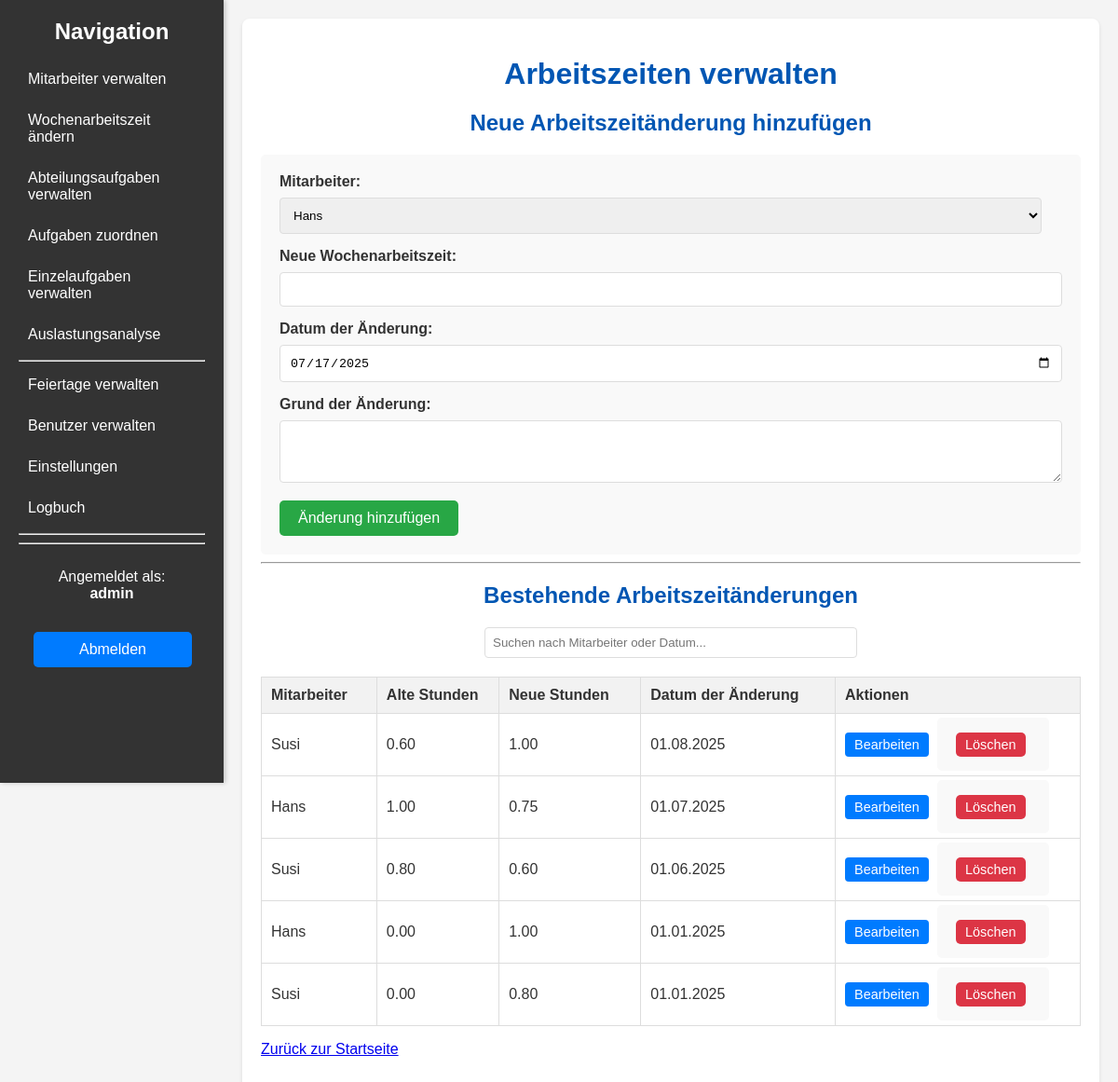
The page /working_hours_changes (signed in) on the database its author committed.
### models.py (models this page shows, shortened)
class User(db.Model, UserMixin):
    id = db.Column(db.Integer, primary_key=True)
    username = db.Column(db.String(100), unique=True, nullable=False)
    password_hash = db.Column(db.String(128))
    oe_number = db.Column(db.String(50), nullable=False)
    is_admin = db.Column(db.Boolean, default=False)

class WorkingHoursChange(db.Model):
    id = db.Column(db.Integer, primary_key=True)
    employee_id = db.Column(db.Integer, db.ForeignKey('employee.id'), nullable=False)
    old_hours = db.Column(db.Float, nullable=True)
    new_hours = db.Column(db.Float, nullable=False)
    change_date = db.Column(db.Date, nullable=False)
    reason = db.Column(db.String(500), nullable=True)

class Employee(db.Model):
    id = db.Column(db.Integer, primary_key=True)
    name = db.Column(db.String(100), nullable=False)
    job_title = db.Column(db.String(100), nullable=False)
    weekly_working_hours = db.Column(db.Float, default=0.0)
    team = db.Column(db.String(100), nullable=True)
    oe_number = db.Column(db.String(50), nullable=False)
    working_hours_changes = db.relationship('WorkingHoursChange', backref='employee', lazy=True, cascade="all, delete-orphan")
    assigned_tasks = db.relationship('EmployeeTask', backref='employee', lazy=True, cascade="all, delete-orphan")
    einzelaufgaben_zuordnung = db.relationship('EinzelaufgabeMitarbeiter', back_populates='employee', lazy=True, cascade="all, delete-orphan")

### app.py (the view)
@app.route('/working_hours_changes')
@login_required
def working_hours_changes():
    employees_query = Employee.query
    changes_query = WorkingHoursChange.query
    if not current_user.is_admin:
        employees_query = employees_query.filter_by(oe_number=current_user.oe_number)
        employee_ids = [e.id for e in employees_query.all()]
        changes_query = changes_query.filter(WorkingHoursChange.employee_id.in_(employee_ids))
    employees = employees_query.order_by(Employee.name).all()
    changes = changes_query.join(Employee).order_by(WorkingHoursChange.change_date.desc(), Employee.name).all()
    today = datetime.now().strftime('%Y-%m-%d')
    return render_template('working_hours_changes.html', changes=changes, employees=employees, today=today)

### app.py (called while the page is built)
@login_manager.user_loader
def load_user(user_id):
    return User.query.get(int(user_id))

### templates/working_hours_changes.html (shortened to what this page needs)
{% extends "base.html" %}
{% block content %}
        <h1>Arbeitszeiten verwalten</h1>
        <h2>Neue Arbeitszeitänderung hinzufügen</h2>
        <form action="{{ url_for('add_working_hours_change') }}" method="POST">
            <label for="employee_id">Mitarbeiter:</label>
            <select id="employee_id" name="employee_id" required>
                {% for employee in employees %}
                    <option value="{{ employee.id }}">{{ employee.name }}</option>
                {% endfor %}
            </select>
            <label for="new_hours">Neue Wochenarbeitszeit:</label>
            <input type="number" id="new_hours" name="new_hours" step="0.01" min="0" max="1" required>
            <label for="change_date">Datum der Änderung:</label>
            <input type="date" id="change_date" name="change_date" value="{{ today }}" required>
            <label for="reason">Grund der Änderung:</label>
            <textarea id="reason" name="reason" rows="3"></textarea>
            <button type="submit">Änderung hinzufügen</button>
        </form>
        <hr>
        <h2>Bestehende Arbeitszeitänderungen</h2>
        <div class="search-container">
            <input type="text" id="changeSearch" onkeyup="filterTable()" placeholder="Suchen nach Mitarbeiter oder Datum...">
        </div>
        <table id="workingHoursTable">
            <thead>
                <tr>
                    <th class="sortable-header" data-column="employee_name">Mitarbeiter</th>
                    <th>Alte Stunden</th>
                    <th class="sortable-header" data-column="new_hours" data-column-type="number">Neue Stunden</th>
                    <th class="sortable-header" data-column="change_date" data-column-type="date">Datum der Änderung</th>
                    <th>Aktionen</th>
                </tr>
            </thead>
            <tbody>
                {% for change in changes %}
                    <tr>
                        <td>{{ change.employee.name }}</td>
                        <td>{{ "%.2f" | format(change.old_hours) }}</td>
                        <td>{{ "%.2f" | format(change.new_hours) }}</td>
                        <td data-sort="{{ change.change_date.strftime('%Y-%m-%d') }}">{{ change.change_date.strftime('%d.%m.%Y') }}</td>
                        <td class="action-buttons">
                            <a href="{{ url_for('edit_working_hours_change', change_id=change.id) }}" class="button small">Bearbeiten</a>
                            <form action="{{ url_for('delete_working_hours_change', change_id=change.id) }}" method="POST" style="display:inline;">
                                <button type="submit" class="button small delete" onclick="return confirm('Sind Sie sicher, dass Sie diese Arbeitszeitänderung löschen möchten?');">Löschen</button>
                            </form>
                        </td>
                    </tr>
                {% else %}
                    <tr>
                        <td colspan="6">Noch keine Arbeitszeitänderungen vorhanden.</td>
                    </tr>
                {% endfor %}
            </tbody>
        </table>
        <p><a href="{{ url_for('index') }}">Zurück zur Startseite</a></p>
    </div>
{% endblock %}

### templates/base.html (shortened to what this page needs)
<!DOCTYPE html>
<html lang="de">
<head>
    <link rel="stylesheet" href="{{ url_for('static', filename='style.css') }}">
</head>
<body>
    <div class="wrapper">
        {% block sidebar %}
        <div class="sidebar">
            <h2>Navigation</h2>
            <ul>
                <li><a href="{{ url_for('employees') }}">Mitarbeiter verwalten</a></li>
                <li><a href="{{ url_for('working_hours_changes') }}">Wochenarbeitszeit ändern</a></li>
                <li><a href="{{ url_for('department_tasks') }}">Abteilungsaufgaben verwalten</a></li>
                <li><a href="{{ url_for('assign_tasks') }}">Aufgaben zuordnen</a></li>
                <li><a href="{{ url_for('einzelaufgaben') }}">Einzelaufgaben verwalten</a></li>
                <li><a href="{{ url_for('workload_analysis') }}">Auslastungsanalyse</a></li>
                {% if current_user.is_admin %}
                    <hr>
                    <li><a href="{{ url_for('holidays') }}">Feiertage verwalten</a></li>
                    <li><a href="{{ url_for('user_list') }}">Benutzer verwalten</a></li>
                    <li><a href="{{ url_for('settings') }}">Einstellungen</a></li>
                    <li><a href="{{ url_for('logbook') }}">Logbuch</a></li>
                {% endif %}
                <hr>
                <hr>
            </ul>
            <div style="position: relative; top: 10px; width: 100%;">
                 <p style="text-align: center;">Angemeldet als:<br><b>{{ current_user.username }}</b></p>
                 <a href="{{ url_for('logout') }}" class="button" style="width: 70%; margin: 8%;">Abmelden</a>
            </div>
        </div>
        {% endblock %}
        <div class="main-content">
            <div class="container">
                {% block content %}{% endblock %}
            </div>
        </div>
</body>
</html>

### static/style.css (style rules this page uses)
body { font-family: Arial, sans-serif; margin: 0; background-color: #f4f4f4; color: #333; }
.wrapper { display: flex; min-height: 100vh; }
.sidebar { width: 200px; background-color: #333; color: white; padding: 20px; box-shadow: 2px 0 5px rgba(0,0,0,0.2); flex-shrink: 0; position: sticky; top: 0; height: 100vh; overflow-y: auto; }
.sidebar h2 { color: white; margin-top: 0; text-align: center; }
.sidebar ul { list-style: none; padding: 0; }
.sidebar ul li { margin-bottom: 10px; }
.sidebar ul li a { text-decoration: none; color: white; display: block; padding: 8px 10px; border-radius: 4px; }
.main-content { flex-grow: 1; padding: 20px; }
.container { max-width: 900px; margin: 0 auto; background-color: #fff; padding: 20px; border-radius: 8px; box-shadow: 0 2px 4px rgba(0, 0, 0, 0.1); }
h1, h2 { color: #0056b3; text-align: center; margin-bottom: 20px; }
table { width: 100%; border-collapse: collapse; margin-top: 20px; }
table, th, td { border: 1px solid #ddd; }
th, td { padding: 10px; text-align: left; }
th { background-color: #f2f2f2; }
.button { display: inline-block; padding: 10px 15px; margin: 10px 0; background-color: #007bff; color: white; text-align: center; text-decoration: none; border-radius: 5px; border: none; cursor: pointer; }
.button.small { padding: 5px 10px; font-size: 0.9em; }
.button.delete { background-color: #dc3545; }
form { background-color: #f9f9f9; padding: 20px; border-radius: 5px; margin-top: 20px; }
form label { display: block; margin-bottom: 8px; font-weight: bold; }
form input[type="text"], form input[type="date"], form input[type="number"], form select, form textarea { width: calc(100% - 22px); padding: 10px; margin-bottom: 15px; border: 1px solid #ddd; border-radius: 4px; }
form button[type="submit"] { background-color: #28a745; color: white; padding: 10px 20px; border: none; border-radius: 5px; cursor: pointer; font-size: 1em; }
.search-container { margin-bottom: 20px; text-align: center; }
.search-container input { padding: 8px; width: 50%; max-width: 400px; border: 1px solid #ddd; border-radius: 4px; box-sizing: border-box; }
.sortable-header { cursor: pointer; position: relative; padding-right: 20px; }
.sortable-header::after { content: ''; display: inline-block; position: absolute; right: 5px; top: 50%; transform: translateY(-50%); width: 0; height: 0; border-left: 5px solid transparent; border-right: 5px solid transparent; vertical-align: middle; }
.action-buttons button, .action-buttons a { padding: 5px 10px; margin-right: 5px; border: none; border-radius: 4px; cursor: pointer; text-decoration: none; color: white; font-size: 0.9em; display: inline-block; text-align: center; }

### templates/working_hours_changes.html (style rules this page uses)
.search-container { margin-bottom: 20px; text-align: center; }
.search-container input { padding: 8px; width: 50%; max-width: 400px; border: 1px solid #ddd; border-radius: 4px; box-sizing: border-box; }
.sortable-header { cursor: pointer; position: relative; padding-right: 20px; }
.sortable-header::after { content: ''; display: inline-block; position: absolute; right: 5px; top: 50%; transform: translateY(-50%); width: 0; height: 0; border-left: 5px solid transparent; border-right: 5px solid transparent; vertical-align: middle; }
.action-buttons button, .action-buttons a { padding: 5px 10px; margin-right: 5px; border: none; border-radius: 4px; cursor: pointer; text-decoration: none; color: white; font-size: 0.9em; display: inline-block; text-align: center; }

### rows shown on the page
User: username "admin"
WorkingHoursChange: employee.name "Susi", old_hours "0.60", new_hours "1.00", change_date "01.08.2025"
WorkingHoursChange: employee.name "Hans", old_hours "1.00", new_hours "0.75", change_date "01.07.2025"
WorkingHoursChange: employee.name "Susi", old_hours "0.80", new_hours "0.60", change_date "01.06.2025"
WorkingHoursChange: employee.name "Hans", old_hours "0.00", new_hours "1.00", change_date "01.01.2025"
WorkingHoursChange: employee.name "Susi", old_hours "0.00", new_hours "0.80", change_date "01.01.2025"

### other values the page prints
form field employee_id "Hans"
